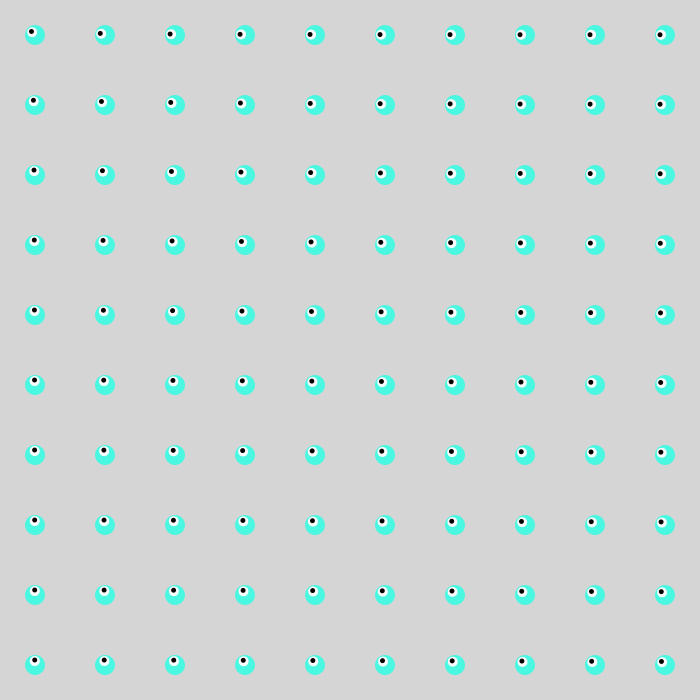
Frame 1 (no input)
Frame 60 (the mouse pressed at the canvas centre just before this capture): identical to frame 1, image omitted
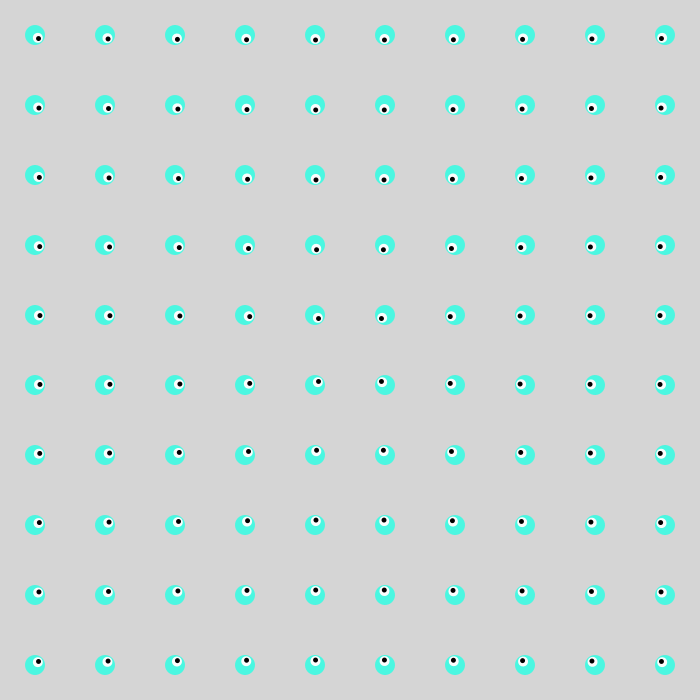
Frame 120 (the mouse held since frame 60 and released just before this capture)

The Processing sketch that drew these frames (run headless with seeded random() and noise(); from frame 60 on, the mouse is pressed at the canvas centre):

// Processing sketch: processing_6738
// ── processing_6738.pde

int Ver = 10;
int Hor = 10;
//int Length = Ver * Hor;

int[] X = new int[Ver];
int[] Y = new int[Ver];

int[] Color = new int[Ver];

void setup(){
  size(700,700);
  colorMode(HSB,359,100,100);
  smooth();
  frameRate(15);


  for(int i=0; i<Ver; i++){
    for(int j=0; j<Hor; j++){
      X[i] = (i * 70) + 35;
      Y[j] = (j * 70) + 35;
      Color[i] = int(random(359));
    }  
  }  
}

void draw(){
  background(300);

  for(int i=0; i<Ver; i++){
    for(int j=0; j<Hor; j++){
      draweye(i, j);
    }
  }
}

void draweye(int i, int j){
  pushMatrix();

  translate(X[i], Y[j]);
  rotate(atan2(mouseY - Y[j], mouseX - X[i]));

  float congestion = dist(mouseX, mouseY, X[i], Y[j]);
  float dist_max = dist(0, 0, 200, 200);

  ellipseMode(CENTER);
  noStroke();
  fill(172,70,97);
  //fill(Color[i],70,97);
  ellipse(0, 0, 20, 20);
  //  fill(359, 0, 99);
  fill(0,0, 99);
  ellipse(4, 0, 10,10) ;
  fill(0);
  ellipse(5, 0, 5,5) ;

  popMatrix();
}
